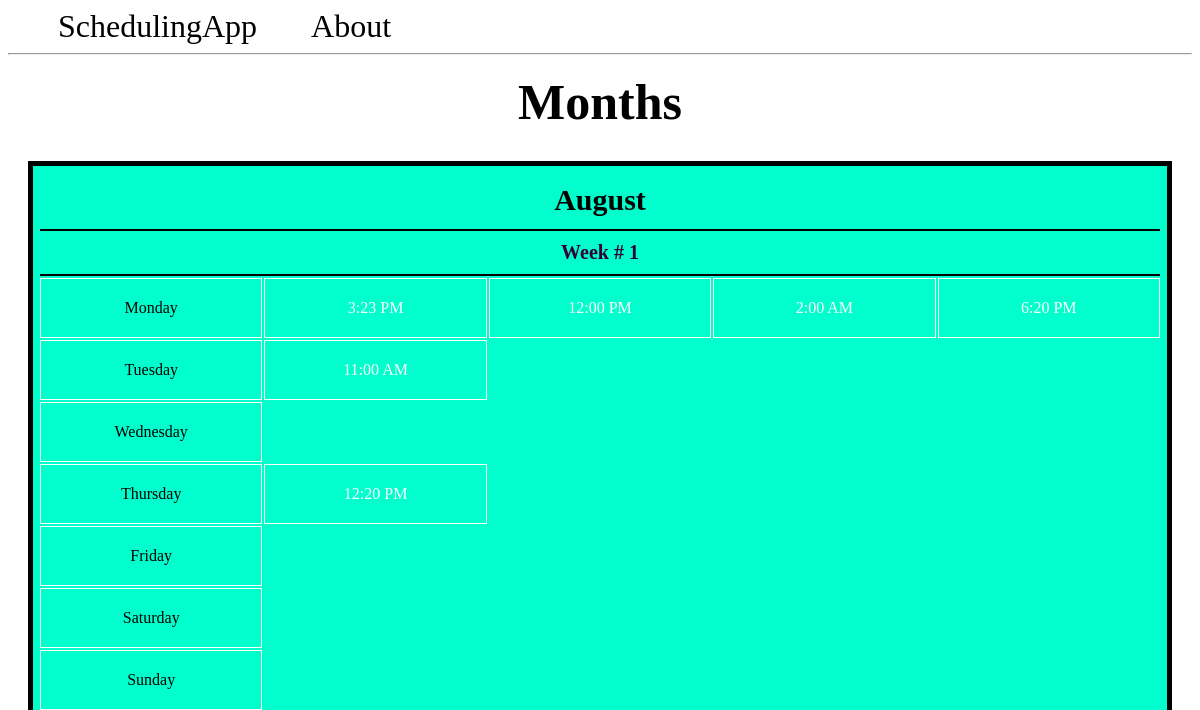
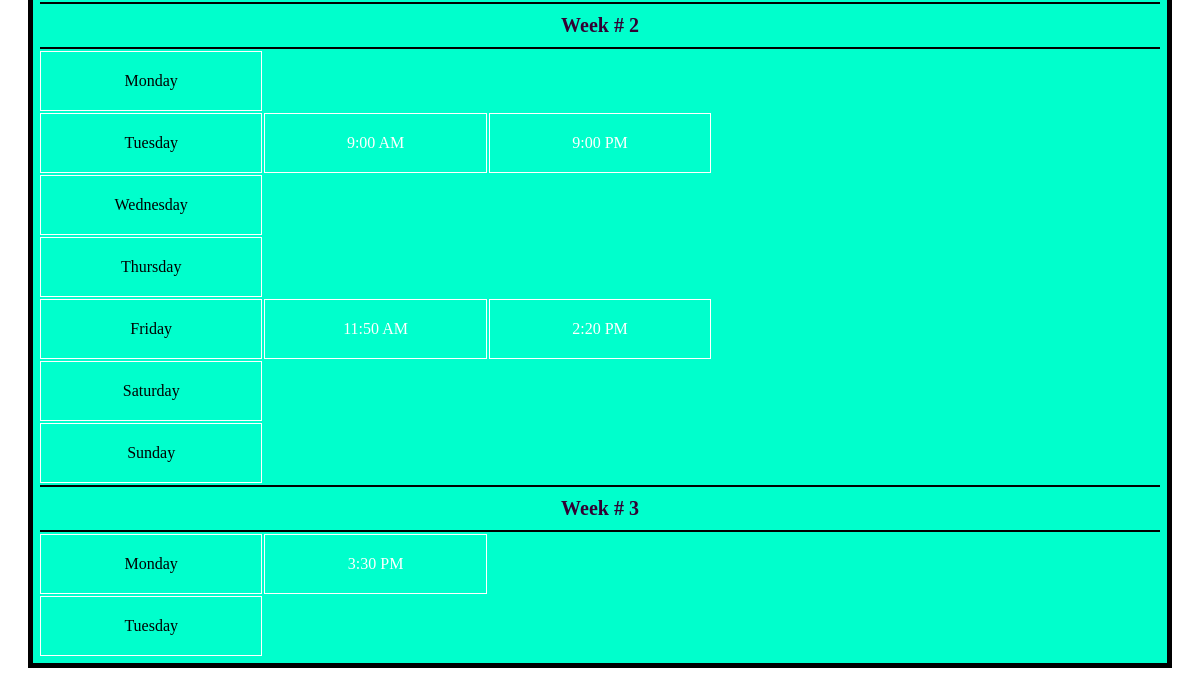
Before: / with the older database file (2 pictures, top to bottom).
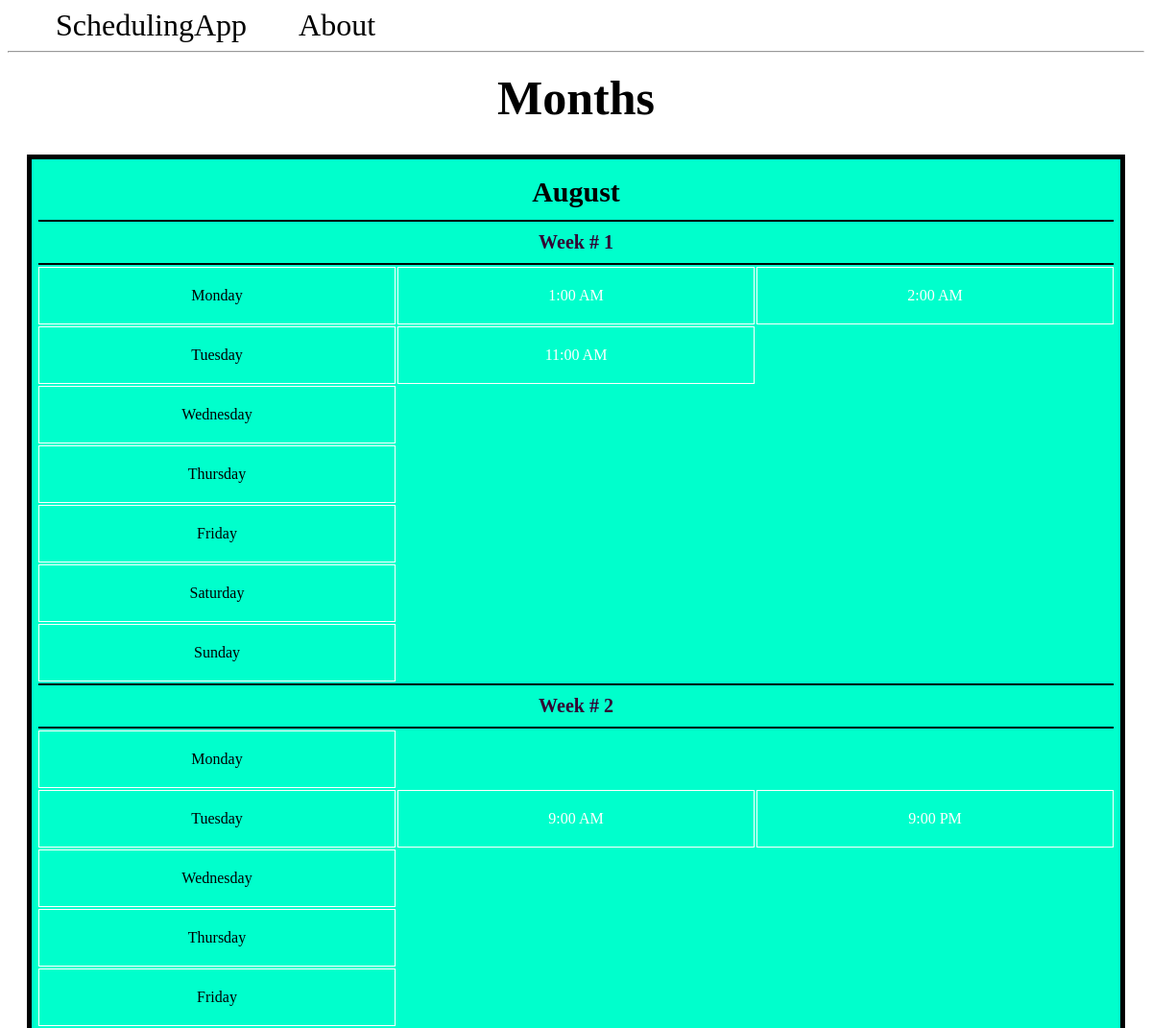
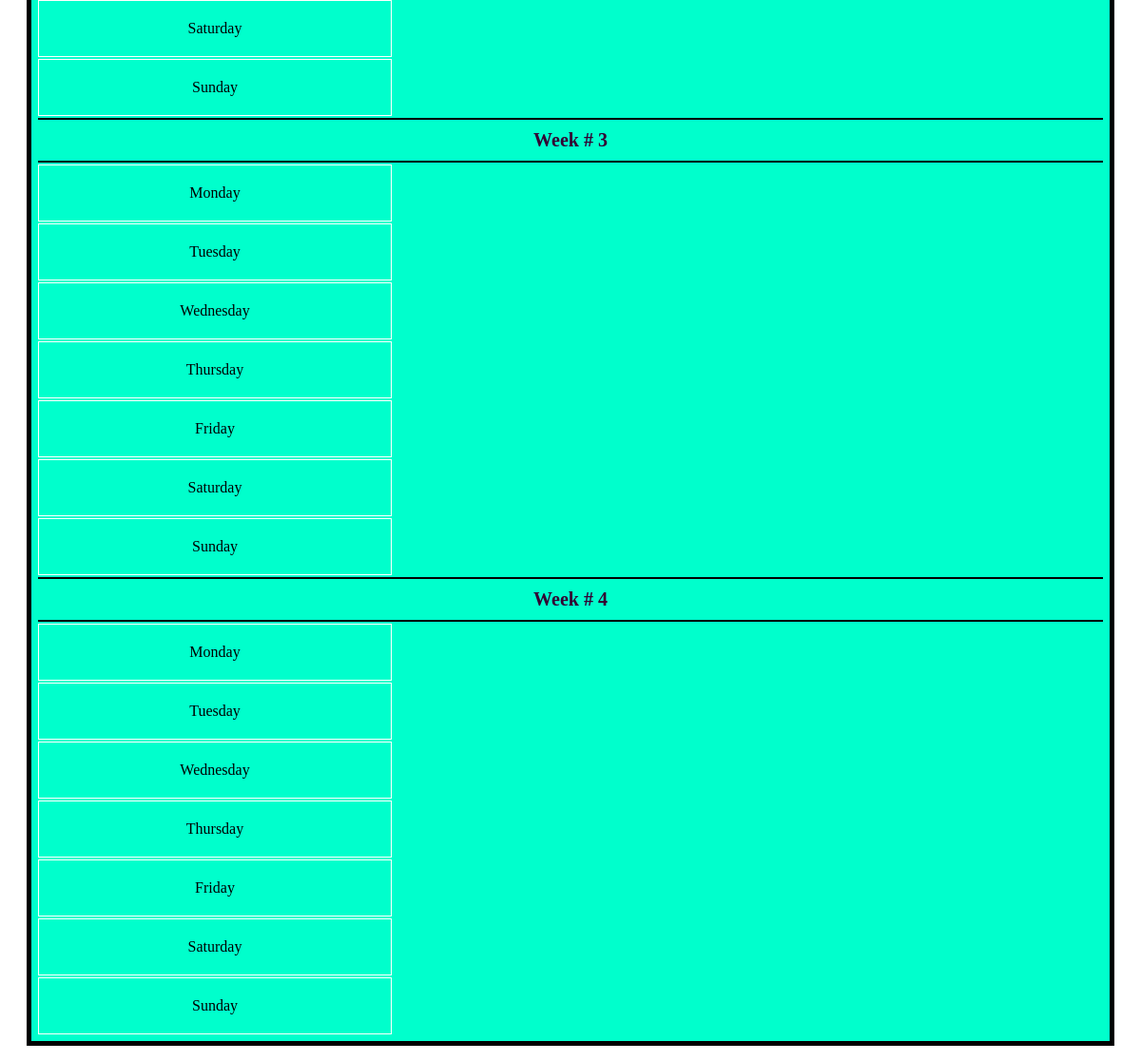
After: the same page with the newer database file (2 pictures, top to bottom).
### app.py (models this page shows, shortened)
class Month(db.Model):
  id = db.Column(db.Integer, primary_key=True)
  month = db.Column(db.String(100), nullable=False)
  weeks = db.relationship('Week', backref='month')

class Week(db.Model):
  id = db.Column(db.Integer, primary_key=True)
  month_id = db.Column(db.Integer, db.ForeignKey('month.id'))
  days = db.relationship('Day', backref='week')

class Day(db.Model):
  id = db.Column(db.Integer, primary_key=True)
  day = db.Column(db.String(100), nullable=False)
  week_id = db.Column(db.Integer, db.ForeignKey('week.id'))
  times = db.relationship('Time', backref='day')

class Time(db.Model):
  id = db.Column(db.Integer, primary_key=True)
  time = db.Column(db.String(100))
  day_id = db.Column(db.Integer, db.ForeignKey('day.id'))

### app.py (the view)
@app.route('/')
def index():
  months = Month.query.all()
  return render_template('index.html', months=months)

### templates/index.html
{% extends 'base.html' %}
{% block content %}
  <h1 class ="title">{% block title %} Months {% endblock %}</h1>
  <table class ="month">
    {% for month in months %}
      <tr>
        <th class="monthTitle", colspan = "10">{{month.month}}</th>
      </tr>
      {% for week in month.weeks %}
        <tr>
          <th class ="week", colspan = "10">Week # {{week.id}}</th>
        </tr>
        {% for day in week.days %}
          <tr>
              <td class="cells"> <a href="{{ url_for('display_day', day_id=day.id)}}">{{day.day}}</a></td>
              {% for time in day.times %}
                <td class="cells">{{time.time}}</td>
              {% endfor %}
          </tr>
        {% endfor %}
      {% endfor %}
    {% endfor %}
  </table>
{% endblock %}

### templates/base.html (shortened to what this page needs)
<!DOCTYPE html>
<html lang="en">
<head>
  <link rel="stylesheet" href="{{url_for('static', filename='base.css')}}"/>
</head>
<body>
  <nav>
      <a href="{{ url_for('index') }}">SchedulingApp</a>
      <a href="#">About</a>
  </nav>
  <hr>
  <div class="content">
    {% block content %}  {% endblock %}
  </div>
</body>
</html>

### static/base.css (style rules this page uses)
.title { text-align: center; margin: 10px; width: 100%; font-size: 50px; }
.content { width: 100%; display: flex; flex-direction: row; flex-wrap: wrap; }
.month { text-align: center; flex: 20%; padding: 5px; margin: 20px; width: 100%; background-color: #00ffcc; border: 5px solid black; }
.monthTitle { font-size: 30px; text-align: center; padding: 10px; }
.week { color: #330033; text-decoration: none; text-align: center; font-size: 20px; padding: 10px; border-top: 2px solid black; border-bottom: 2px solid black; }
a:link { text-decoration: none; color: black; }
td { border: 1px solid white; color: #FFFF; padding: 20px; }
.cells { width: 20%; }
nav a { color: #000066; font-size: 2em; margin-left: 50px; text-decoration: none; }

Changed rows visible on the page:
removed Time: time "3:23 PM", shown under Day (number 1 of 28 on the later page)
removed Time: time "12:00 PM", shown under Day (number 1 of 28 on the later page)
removed Time: time "6:20 PM", shown under Day (number 1 of 28 on the later page)
removed Time: time "12:20 PM", shown under Day (number 4 of 28 on the later page)
removed Time: time "11:50 AM", shown under Day (number 12 of 28 on the later page)
removed Time: time "2:20 PM", shown under Day (number 12 of 28 on the later page)
removed Time: time "3:30 PM", shown under Day (number 15 of 28 on the later page)
added Time: time "1:00 AM", shown under Day (number 1 of 28 on the later page)
added Day: day "Wednesday", shown under Week id 3
added Day: day "Thursday", shown under Week id 3
added Day: day "Friday", shown under Week id 3
added Day: day "Saturday", shown under Week id 3
added Day: day "Sunday", shown under Week id 3
added Week: id "4"
added Day: day "Monday", shown under "4"
added Day: day "Tuesday", shown under "4"
added Day: day "Wednesday", shown under "4"
added Day: day "Thursday", shown under "4"
added Day: day "Friday", shown under "4"
added Day: day "Saturday", shown under "4"
added Day: day "Sunday", shown under "4"
